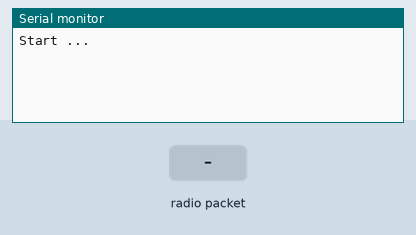
The sketch below on a simulated Arduino Mega 2560, built with avr-gcc and run on an emulated ATmega2560. Parts: the last lines printed to the serial monitor. The test bench sets the inputs (shaded band). No radio packets arrive unless stated.

Above: at 1.2 s.
1.3 s: radio packet "1" arrives
At 2.5 s:
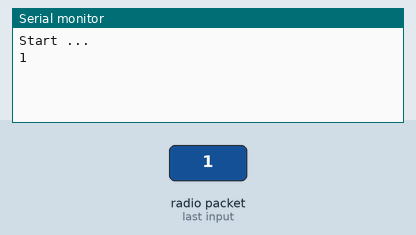
2.8 s: radio packet "0" arrives
At 4.1 s:
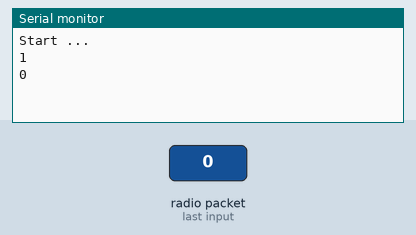
4.3 s: radio packet "2" arrives
At 5.7 s:
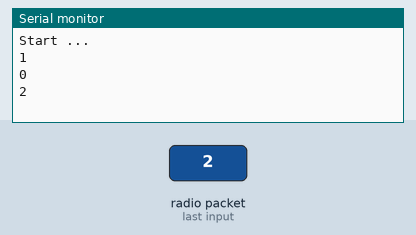

The sketch:

NRF24L01_test_receiver.ino
```cpp
/*
 *
 (NRF24L01) Wireless Module Transceiver
  CE    ->  49
  MISO  ->  50
  MOSI  ->  51
  SCK   ->  52
  CSN   ->  53


  | <blank> | 51  | 53 |  +3vdc |
  |---------|-----|----|---------
  |   50    | 52  | 49 |  GND   |


  | <blank> | MOSI  | CSN | +3vdc |
  |---------|-------|-----|--------
  |   MISO  | SCK   | CE  | GND   |

 */

#define NRF24L01_CE 49
#define NRF24L01_CSN 53

#include <SPI.h>
#include <nRF24L01.h>
#include <RF24.h>

RF24 radio(NRF24L01_CE, NRF24L01_CSN); // CE, CSN

const byte address[6] = "00001"; // radio channel
int RF_msg_len = 50;

void setup() {
  Serial.begin(9600);
  Serial.println("Start ...");
  radio.begin();
  radio.openReadingPipe(0, address);
  radio.setPALevel(RF24_PA_MIN);
  radio.startListening();

}

void loop() {
  // put your main code here, to run repeatedly:
  if (radio.available()) {
    char RF_msg_array[RF_msg_len] = "";
    radio.read(&RF_msg_array, RF_msg_len);
    String RF_MSG = RF_msg_array;
    Serial.println(RF_MSG);
    delay(2000);
  }
}
```

Measured:
- after the input at 1.3 s, the serial monitor: prints a new line at once (image 1)
- after the input at 2.8 s, the serial monitor: prints a new line after 0.50 s (image 2)
- after the input at 4.3 s, the serial monitor: prints a new line after 1.0 s (image 3)
